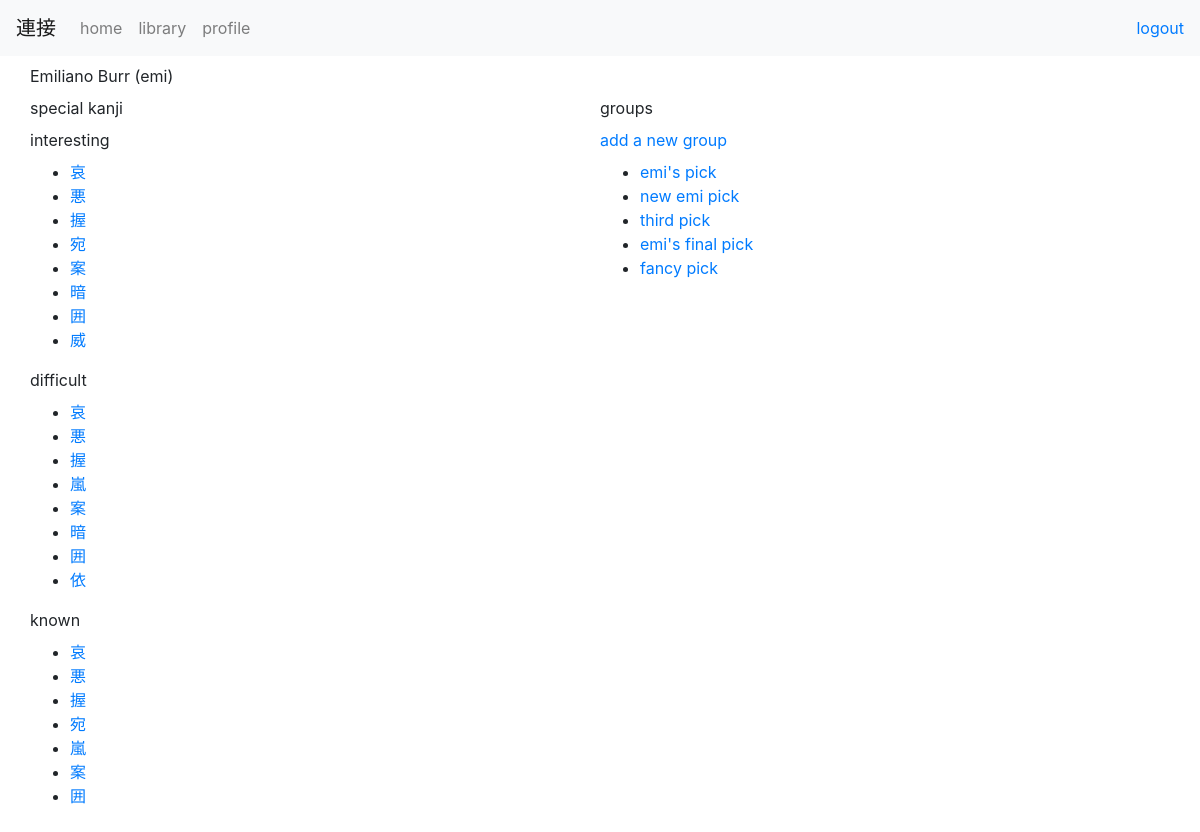
Screenshot of /profile/ (signed in) with the database file from the repository.
### base/models.py (models this page shows, shortened)
class UserProfile(models.Model):
    user = models.OneToOneField(User, related_name="profile", on_delete=models.CASCADE)
    interesting_kanji = models.ManyToManyField(Kanji, blank=True, related_name="interesting_kanji")
    difficult_kanji   = models.ManyToManyField(Kanji, blank=True, related_name="difficult_kanji")
    known_kanji       = models.ManyToManyField(Kanji, blank=True, related_name="known_kanji")

class KanjiGroup(models.Model):
    name        = models.CharField(max_length=100)
    user        = models.ForeignKey(UserProfile, related_name="group_profile", on_delete=models.CASCADE)
    group_kanji = models.ManyToManyField(Kanji, blank=True, related_name="group_kanji", through="KanjiGroupElement")
    date_time   = models.DateTimeField(default=timezone.now)

### toshokan/models.py (models this page shows, shortened)
class Kanji(models.Model):
    character      = models.CharField(max_length=10)
    alt_characters = models.CharField(max_length=10)
    radical        = models.CharField(max_length=10)
    strokes        = models.IntegerField()
    grade          = models.CharField(max_length=2)
    meaning        = models.TextField()
    reading_jpn    = models.CharField(max_length=100)
    reading_eng    = models.CharField(max_length=100)

### base/views.py (the view)
# urls.py: path('profile/', views.profile, name='profile'),
@login_required
def profile(request):
    userinfo = request.user.profile
    context  = {'userinfo': userinfo}
    return render(request, 'base/profile.html', context)

### base/templates/base/profile.html
{% extends 'base/base.html' %}
{% block content %}
    <div class="row py-2">
        <div class="col-sm-12">
            <div class="row">
                {{ userinfo.user.first_name }} {{ userinfo.user.last_name }} ({{userinfo.user.username}})
            </div>
        </div>
    </div>
    <div class="row pb-2">
        <div class="col-sm-6">
            <div class="row pb-2">
                special kanji
            </div>
            <div class="row pb-2">
                interesting
            </div>
            <div class="row">
                <ul>
                {% for kanji in userinfo.interesting_kanji.all %}
                    <li>
                        <a href="{% url 'toshokan:individual' kanji.id %}">{{ kanji.character }}</a>
                    </li>
                {% endfor %}
                </ul>
            </div>
            <div class="row pb-2">
                difficult
            </div>
            <div class="row">
                <ul>
                {% for kanji in userinfo.difficult_kanji.all %}
                    <li>
                        <a href="{% url 'toshokan:individual' kanji.id %}">{{ kanji.character }}</a>
                    </li>
                {% endfor %}
                </ul>
            </div>
            <div class="row pb-2">
                known
            </div>
            <div class="row">
                <ul>
                {% for kanji in userinfo.known_kanji.all %}
                    <li>
                        <a href="{% url 'toshokan:individual' kanji.id %}">{{ kanji.character }}</a>
                    </li>
                {% endfor %}
                </ul>
            </div>
        </div>
        <div class="col-sm-6">
            <div class="row pb-2">
                groups
            </div>
            <div class="row pb-2">
                <a href="{% url 'base:group' %}">add a new group</a>
            </div>
            <div class="row">
                <ul>
                {% for group in userinfo.group_profile.all %}
                    <li>
                        <a href="{% url 'base:group_individual' group.id %}">{{ group.name }}</a>
                    </li>
                {% endfor %}
                </ul>
            </div>
        </div>
    </div>
{% endblock %}

### rows the page displays
UserProfile: user.first_name "Emiliano", user.last_name "Burr", user.username "emi"
Kanji: character "哀"
Kanji: character "悪"
Kanji: character "握"
Kanji: character "宛"
Kanji: character "案"
Kanji: character "暗"
Kanji: character "囲"
Kanji: character "威"
Kanji: character "嵐"
Kanji: character "依"
KanjiGroup: name "emi's pick"
KanjiGroup: name "new emi pick"
KanjiGroup: name "third pick"
KanjiGroup: name "emi's final pick"
KanjiGroup: name "fancy pick"
